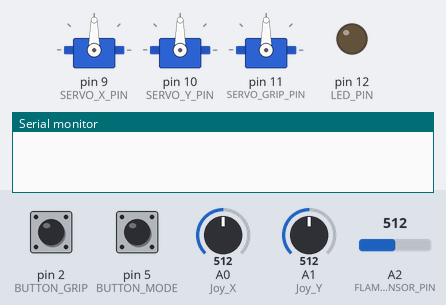
The sketch below on a simulated Arduino Uno, built with avr-gcc and run on an emulated ATmega328P. Parts: 3 × servo, output pins drawn as LEDs (lit = HIGH), the last lines printed to the serial monitor. Inputs (shaded band) come from the test bench; at power-on: pin 5 (BUTTON_MODE) HIGH, A2 (FLAME_SENSOR_PIN) = 512, A0 (Joy_X) = 512, A1 (Joy_Y) = 512, pin 2 (BUTTON_GRIP) HIGH.

Above: at 1.2 s.
1.3 s: pin 5 (BUTTON_MODE) pulled LOW for 0.15 s
At 3.4 s:
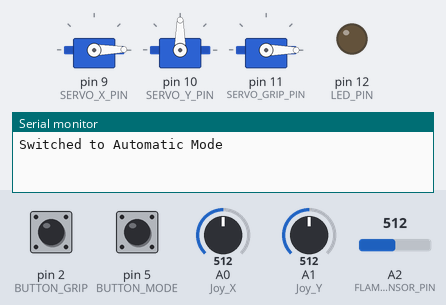
7.3 s: A2 (FLAME_SENSOR_PIN) set to 190
10.3 s: pin 5 (BUTTON_MODE) pulled LOW for 3.2 s
At 14.2 s:
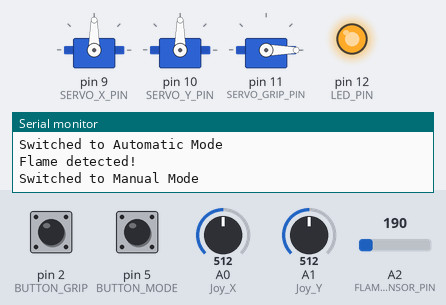
15.0 s: A0 (Joy_X) set to 716
At 15.7 s:
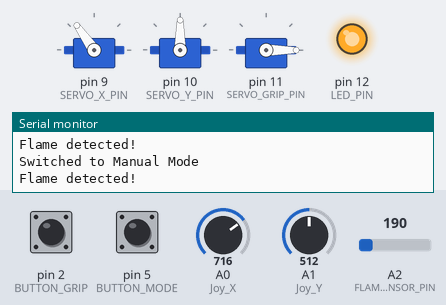
16.7 s: A1 (Joy_Y) set to 716
At 18.4 s:
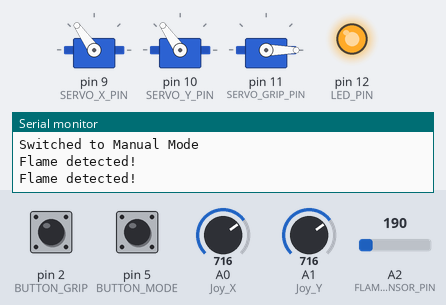
18.7 s: pin 2 (BUTTON_GRIP) pulled LOW for 3.2 s
At 21.6 s:
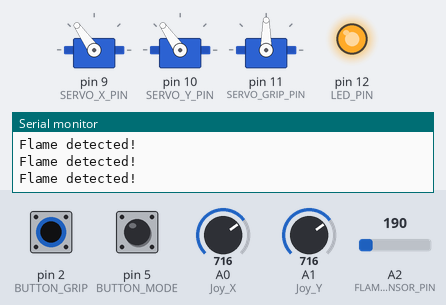
Timing chart, 0 to 23.1 s (numbered marks = the images above; inputs shaded):
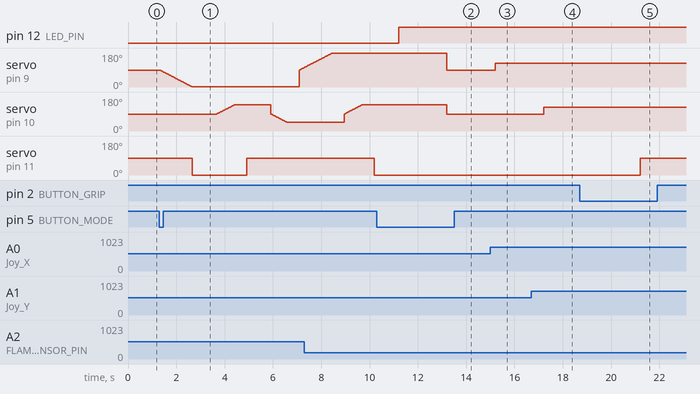

Measured:
- after the input at 1.3 s, servo on pin 10 (SERVO_Y_PIN): rises from 90° to 139° in 0.72 s, then falls to 46° in 2.2 s; servo on pin 11 (SERVO_GRIP_PIN): 90° → 0° after 1.4 s, → 90° 2.3 s later
- after the input at 10.3 s, servo on pin 9 (SERVO_X_PIN): goes on until 13.2 s, then stays 90°; servo on pin 10 (SERVO_Y_PIN): 139° → 90° after 2.9 s
- after the input at 15.0 s, servo on pin 9 (SERVO_X_PIN): 90° → 125° after 0.20 s
- after the input at 16.7 s, servo on pin 10 (SERVO_Y_PIN): 90° → 125° after 0.50 s
- after the input at 18.7 s, servo on pin 11 (SERVO_GRIP_PIN): 0° → 90° after 2.5 s

The sketch:

flexy_bot_al_tallah.ino
```cpp
#include <Servo.h>

// Define pins
#define Joy_X A0
#define Joy_Y A1
#define BUTTON_GRIP 2      // Button to toggle grip and switch modes
#define BUTTON_MODE 5      // Button to toggle between manual and automatic modes
#define SERVO_X_PIN 9      // Pin for Servo_X
#define SERVO_Y_PIN 10     // Pin for Servo_Y
#define SERVO_GRIP_PIN 11  // Pin for Servo_Grip
#define FLAME_SENSOR_PIN A2 // Pin for Flame Sensor
#define LED_PIN 12       // Pin for Red LED

// Servo objects
Servo Servo_X;
Servo Servo_Y;
Servo Servo_Grip;

bool gripState = false;          // State for grip
bool automaticMode = false;      // Start in manual mode

// Current positions of the servos
int currentXPos = 90; // Start in the middle
int currentYPos = 90; // Start in the middle
unsigned long lastPressTime = 0; // Time of last button press
const unsigned long debounceDelay = 300; // Debounce delay in milliseconds
const int sensitivity = 2; // Adjust this value for sensitivity

void setup() {
  // Attach servos
  Servo_X.attach(SERVO_X_PIN);
  Servo_Y.attach(SERVO_Y_PIN);
  Servo_Grip.attach(SERVO_GRIP_PIN);

  // Set pin modes
  pinMode(BUTTON_GRIP, INPUT_PULLUP);
  pinMode(BUTTON_MODE, INPUT_PULLUP);
  pinMode(LED_PIN, OUTPUT);  // Set LED pin as output
  Serial.begin(9600);
}

void loop() {
  // Read flame sensor value
  int flameValue = analogRead(FLAME_SENSOR_PIN);
  if (flameValue < 200) { // Adjust this threshold based on your flame sensor
    digitalWrite(LED_PIN, HIGH); // Turn on the red LED
    delay(2000);
    Serial.println("Flame detected!"); // Send signal to Python
  } else {
    digitalWrite(LED_PIN, LOW); // Turn off the red LED
  }

  // Check for mode switch button press
  if (digitalRead(BUTTON_MODE) == LOW) { // Button pressed
    if (millis() - lastPressTime > debounceDelay) { // Check for debounce
      automaticMode = !automaticMode; // Toggle automatic mode
      lastPressTime = millis(); // Update last press time
      Serial.print("Switched to ");
      Serial.println(automaticMode ? "Automatic Mode" : "Manual Mode");
    }
  }

  // Automatic mode logic
  if (automaticMode) {
    // Step 1: Move X-axis to 0 degrees smoothly
    moveServoSmoothly(Servo_X, currentXPos, 0);

    // Step 2: Open grip to grab the object
    if (!gripState) {
      gripState = true;
      Servo_Grip.write(0); // Open grip
      delay(1000);
    }

    // Step 3: Close grip to hold the object
    // (Add your logic here)

    // Step 4: Move Y-axis to 140 degrees smoothly
    moveServoSmoothly(Servo_Y, currentYPos, 140);
    delay(500);

    if (gripState) {
      gripState = false;
      Servo_Grip.write(90); // Close grip
      delay(1000);
    }

    // Step 5: Move Y-axis to 45 degrees smoothly
    moveServoSmoothly(Servo_Y, currentYPos, 45);
    delay(500);

    // Step 6: Move X-axis to 180 degrees smoothly
    moveServoSmoothly(Servo_X, currentXPos, 180);
    delay(500);

    // Step 7: Move Y-axis to 140 degrees smoothly to release object
    moveServoSmoothly(Servo_Y, currentYPos, 140);
    delay(500);

    // Step 8: Open grip to release the object
    Servo_Grip.write(0); // Open grip to drop the object
    delay(1000);

    // Step 9: Return Y-axis to original position smoothly
    moveServoSmoothly(Servo_Y, currentYPos, 90);
  }
  else {
    // Manual control logic
    int current_Joy_X_Val = analogRead(Joy_X);
    int current_Joy_Y_Val = analogRead(Joy_Y);

    // Map joystick values to servo angles
    int targetXPos = map(current_Joy_X_Val, 0, 1023, 0, 180);
    int targetYPos = map(current_Joy_Y_Val, 0, 1023, 0, 180);

    // Move servos to joystick positions
    Servo_X.write(targetXPos);
    Servo_Y.write(targetYPos);
  }

  if (digitalRead(BUTTON_GRIP) == LOW) {
      if (millis() - lastPressTime > debounceDelay) {
        gripState = !gripState;
        Servo_Grip.write(gripState ? 0 : 90);
        lastPressTime = millis();
      }
    }
}

void moveServoSmoothly(Servo &servo, int currentPos, int targetPos) {
  int step = (targetPos > currentPos) ? 1 : -1;
  for (int pos = currentPos; pos != targetPos; pos += step) {
    servo.write(pos);
    delay(15); // Adjust delay for speed
  }
}
```
